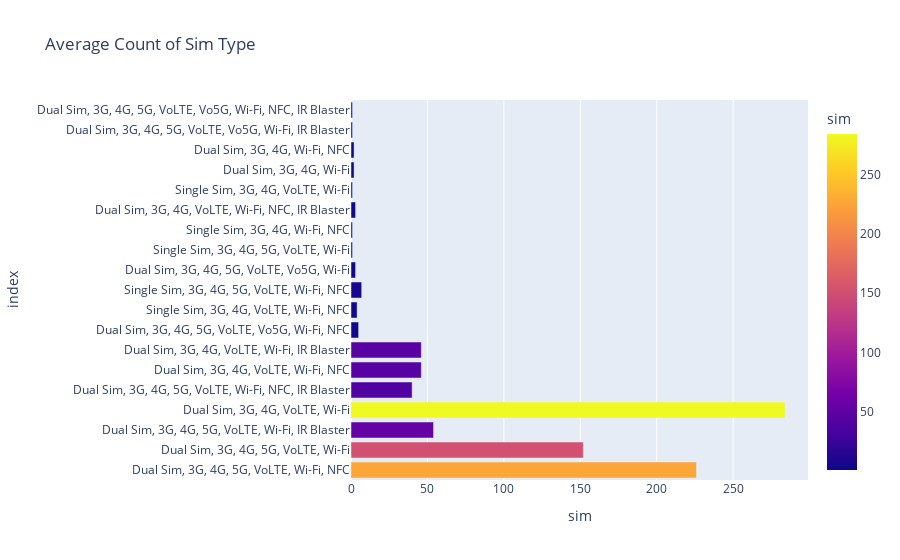

The notebook cell this image was saved under:
### Markdown cell above
#### Average Count of Mobile Sim Type

### Code cell
average_count = data['sim'].value_counts(sort=False)
fig = px.bar(average_count, x='sim', y = average_count.index, labels={'Mobile_Model': 'mobile_model', 'Name': 'Average Count of Sim Type'},
             title='Average Count of Sim Type', color = 'sim')
fig.show()

### Figure 1 — Plotly figure (JSON) as saved in the notebook; plotly's stock layout.template omitted (floating-point values rounded to 4 significant figures)
{"data": [{"alignmentgroup": "True", "hovertemplate": "sim=%{marker.color}<br>index=%{y}<extra></extra>", "legendgroup": "", "marker": {"color": [226, 152, 54, 284, 40, 46, 46, 5, 4, 7, 3, 1, 1, 3, 1, 2, 2, 1, 1], "coloraxis": "coloraxis", "pattern": {"shape": ""}}, "name": "", "offsetgroup": "", "orientation": "h", "showlegend": false, "textposition": "auto", "type": "bar", "x": [226, 152, 54, 284, 40, 46, 46, 5, 4, 7, 3, 1, 1, 3, 1, 2, 2, 1, 1], "xaxis": "x", "y": ["Dual Sim, 3G, 4G, 5G, VoLTE, Wi-Fi, NFC", "Dual Sim, 3G, 4G, 5G, VoLTE, Wi-Fi", "Dual Sim, 3G, 4G, 5G, VoLTE, Wi-Fi, IR Blaster", "Dual Sim, 3G, 4G, VoLTE, Wi-Fi", "Dual Sim, 3G, 4G, 5G, VoLTE, Wi-Fi, NFC, IR Blaster", "Dual Sim, 3G, 4G, VoLTE, Wi-Fi, NFC", "Dual Sim, 3G, 4G, VoLTE, Wi-Fi, IR Blaster", "Dual Sim, 3G, 4G, 5G, VoLTE, Vo5G, Wi-Fi, NFC", "Single Sim, 3G, 4G, VoLTE, Wi-Fi, NFC", "Single Sim, 3G, 4G, 5G, VoLTE, Wi-Fi, NFC", "Dual Sim, 3G, 4G, 5G, VoLTE, Vo5G, Wi-Fi", "Single Sim, 3G, 4G, 5G, VoLTE, Wi-Fi", "Single Sim, 3G, 4G, Wi-Fi, NFC", "Dual Sim, 3G, 4G, VoLTE, Wi-Fi, NFC, IR Blaster", "Single Sim, 3G, 4G, VoLTE, Wi-Fi", "Dual Sim, 3G, 4G, Wi-Fi", "Dual Sim, 3G, 4G, Wi-Fi, NFC", "Dual Sim, 3G, 4G, 5G, VoLTE, Vo5G, Wi-Fi, IR Blaster", "Dual Sim, 3G, 4G, 5G, VoLTE, Vo5G, Wi-Fi, NFC, IR Blaster"], "yaxis": "y"}], "layout": {"barmode": "relative", "coloraxis": {"colorbar": {"title": {"text": "sim"}}, "colorscale": [[0, "#0d0887"], [0.1111, "#46039f"], [0.2222, "#7201a8"], [0.3333, "#9c179e"], [0.4444, "#bd3786"], [0.5556, "#d8576b"], [0.6667, "#ed7953"], [0.7778, "#fb9f3a"], [0.8889, "#fdca26"], [1, "#f0f921"]]}, "legend": {"tracegroupgap": 0}, "title": {"text": "Average Count of Sim Type"}, "xaxis": {"anchor": "y", "domain": [0, 1], "title": {"text": "sim"}}, "yaxis": {"anchor": "x", "domain": [0, 1], "title": {"text": "index"}}}}
